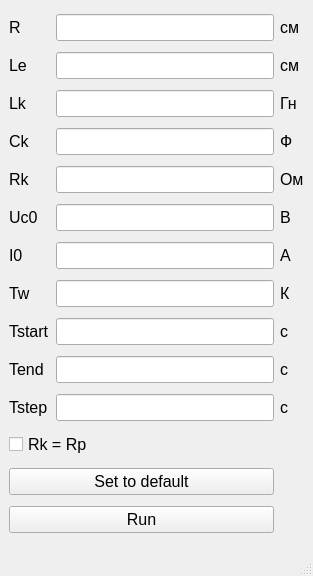
<?xml version="1.0" encoding="UTF-8"?>
<ui version="4.0">
 <class>MainWindow</class>
 <widget class="QMainWindow" name="MainWindow">
  <property name="geometry">
   <rect>
    <x>0</x>
    <y>0</y>
    <width>313</width>
    <height>576</height>
   </rect>
  </property>
  <property name="focusPolicy">
   <enum>Qt::NoFocus</enum>
  </property>
  <property name="windowTitle">
   <string>lab2</string>
  </property>
  <widget class="QWidget" name="centralwidget">
   <property name="focusPolicy">
    <enum>Qt::NoFocus</enum>
   </property>
   <layout class="QGridLayout" name="gridLayout">
    <item row="3" column="1">
     <widget class="QLineEdit" name="lineEdit_ck">
      <property name="font">
       <font>
        <pointsize>12</pointsize>
       </font>
      </property>
     </widget>
    </item>
    <item row="4" column="1">
     <widget class="QLineEdit" name="lineEdit_rk">
      <property name="font">
       <font>
        <pointsize>12</pointsize>
       </font>
      </property>
     </widget>
    </item>
    <item row="4" column="2">
     <widget class="QLabel" name="label_16">
      <property name="font">
       <font>
        <pointsize>12</pointsize>
       </font>
      </property>
      <property name="text">
       <string>Ом</string>
      </property>
     </widget>
    </item>
    <item row="3" column="0">
     <widget class="QLabel" name="label_4">
      <property name="font">
       <font>
        <pointsize>12</pointsize>
       </font>
      </property>
      <property name="text">
       <string>Ck</string>
      </property>
     </widget>
    </item>
    <item row="2" column="0">
     <widget class="QLabel" name="label_3">
      <property name="font">
       <font>
        <pointsize>12</pointsize>
       </font>
      </property>
      <property name="text">
       <string>Lk</string>
      </property>
     </widget>
    </item>
    <item row="3" column="2">
     <widget class="QLabel" name="label_15">
      <property name="font">
       <font>
        <pointsize>12</pointsize>
       </font>
      </property>
      <property name="text">
       <string>Ф</string>
      </property>
     </widget>
    </item>
    <item row="1" column="2">
     <widget class="QLabel" name="label_13">
      <property name="font">
       <font>
        <pointsize>12</pointsize>
       </font>
      </property>
      <property name="text">
       <string>см</string>
      </property>
     </widget>
    </item>
    <item row="1" column="0">
     <widget class="QLabel" name="label_2">
      <property name="font">
       <font>
        <pointsize>12</pointsize>
       </font>
      </property>
      <property name="text">
       <string>Le</string>
      </property>
     </widget>
    </item>
    <item row="12" column="0" colspan="2">
     <widget class="QPushButton" name="set_default_btn">
      <property name="font">
       <font>
        <pointsize>12</pointsize>
       </font>
      </property>
      <property name="text">
       <string>Set to default</string>
      </property>
     </widget>
    </item>
    <item row="6" column="1">
     <widget class="QLineEdit" name="lineEdit_i0">
      <property name="font">
       <font>
        <pointsize>12</pointsize>
       </font>
      </property>
     </widget>
    </item>
    <item row="0" column="2">
     <widget class="QLabel" name="label_12">
      <property name="font">
       <font>
        <pointsize>12</pointsize>
       </font>
      </property>
      <property name="text">
       <string>см</string>
      </property>
     </widget>
    </item>
    <item row="10" column="2">
     <widget class="QLabel" name="label_22">
      <property name="font">
       <font>
        <pointsize>12</pointsize>
       </font>
      </property>
      <property name="text">
       <string>с</string>
      </property>
     </widget>
    </item>
    <item row="8" column="0">
     <widget class="QLabel" name="label_9">
      <property name="font">
       <font>
        <pointsize>12</pointsize>
       </font>
      </property>
      <property name="text">
       <string>Tstart</string>
      </property>
     </widget>
    </item>
    <item row="5" column="0">
     <widget class="QLabel" name="label_6">
      <property name="font">
       <font>
        <pointsize>12</pointsize>
       </font>
      </property>
      <property name="text">
       <string>Uc0</string>
      </property>
     </widget>
    </item>
    <item row="7" column="2">
     <widget class="QLabel" name="label_19">
      <property name="font">
       <font>
        <pointsize>12</pointsize>
       </font>
      </property>
      <property name="text">
       <string>К</string>
      </property>
     </widget>
    </item>
    <item row="7" column="0">
     <widget class="QLabel" name="label_8">
      <property name="font">
       <font>
        <pointsize>12</pointsize>
       </font>
      </property>
      <property name="text">
       <string>Tw</string>
      </property>
     </widget>
    </item>
    <item row="6" column="0">
     <widget class="QLabel" name="label_7">
      <property name="font">
       <font>
        <pointsize>12</pointsize>
       </font>
      </property>
      <property name="text">
       <string>I0</string>
      </property>
     </widget>
    </item>
    <item row="13" column="0" colspan="2">
     <widget class="QPushButton" name="run_button">
      <property name="font">
       <font>
        <pointsize>12</pointsize>
       </font>
      </property>
      <property name="text">
       <string>Run</string>
      </property>
     </widget>
    </item>
    <item row="9" column="2">
     <widget class="QLabel" name="label_21">
      <property name="font">
       <font>
        <pointsize>12</pointsize>
       </font>
      </property>
      <property name="text">
       <string>с</string>
      </property>
     </widget>
    </item>
    <item row="2" column="2">
     <widget class="QLabel" name="label_14">
      <property name="font">
       <font>
        <pointsize>12</pointsize>
       </font>
      </property>
      <property name="text">
       <string>Гн</string>
      </property>
     </widget>
    </item>
    <item row="2" column="1">
     <widget class="QLineEdit" name="lineEdit_lk">
      <property name="font">
       <font>
        <pointsize>12</pointsize>
       </font>
      </property>
     </widget>
    </item>
    <item row="10" column="0">
     <widget class="QLabel" name="label_11">
      <property name="font">
       <font>
        <pointsize>12</pointsize>
       </font>
      </property>
      <property name="text">
       <string>Tstep</string>
      </property>
     </widget>
    </item>
    <item row="9" column="1">
     <widget class="QLineEdit" name="lineEdit_tend">
      <property name="font">
       <font>
        <pointsize>12</pointsize>
       </font>
      </property>
     </widget>
    </item>
    <item row="4" column="0">
     <widget class="QLabel" name="label_5">
      <property name="font">
       <font>
        <pointsize>12</pointsize>
       </font>
      </property>
      <property name="text">
       <string>Rk</string>
      </property>
     </widget>
    </item>
    <item row="0" column="0">
     <widget class="QLabel" name="label">
      <property name="font">
       <font>
        <pointsize>12</pointsize>
       </font>
      </property>
      <property name="text">
       <string>R</string>
      </property>
     </widget>
    </item>
    <item row="10" column="1">
     <widget class="QLineEdit" name="lineEdit_tstep">
      <property name="font">
       <font>
        <pointsize>12</pointsize>
       </font>
      </property>
     </widget>
    </item>
    <item row="9" column="0">
     <widget class="QLabel" name="label_10">
      <property name="font">
       <font>
        <pointsize>12</pointsize>
       </font>
      </property>
      <property name="text">
       <string>Tend</string>
      </property>
     </widget>
    </item>
    <item row="6" column="2">
     <widget class="QLabel" name="label_18">
      <property name="font">
       <font>
        <pointsize>12</pointsize>
       </font>
      </property>
      <property name="text">
       <string>А</string>
      </property>
     </widget>
    </item>
    <item row="7" column="1">
     <widget class="QLineEdit" name="lineEdit_tw">
      <property name="font">
       <font>
        <pointsize>12</pointsize>
       </font>
      </property>
     </widget>
    </item>
    <item row="1" column="1">
     <widget class="QLineEdit" name="lineEdit_le">
      <property name="font">
       <font>
        <pointsize>12</pointsize>
       </font>
      </property>
     </widget>
    </item>
    <item row="11" column="0" colspan="2">
     <widget class="QCheckBox" name="checkBox">
      <property name="font">
       <font>
        <pointsize>12</pointsize>
       </font>
      </property>
      <property name="text">
       <string>Rk = Rp</string>
      </property>
     </widget>
    </item>
    <item row="8" column="1">
     <widget class="QLineEdit" name="lineEdit_tstart">
      <property name="font">
       <font>
        <pointsize>12</pointsize>
       </font>
      </property>
     </widget>
    </item>
    <item row="5" column="2">
     <widget class="QLabel" name="label_17">
      <property name="font">
       <font>
        <pointsize>12</pointsize>
       </font>
      </property>
      <property name="text">
       <string>В</string>
      </property>
     </widget>
    </item>
    <item row="8" column="2">
     <widget class="QLabel" name="label_20">
      <property name="font">
       <font>
        <pointsize>12</pointsize>
       </font>
      </property>
      <property name="text">
       <string>с</string>
      </property>
     </widget>
    </item>
    <item row="0" column="1">
     <widget class="QLineEdit" name="lineEdit_r">
      <property name="font">
       <font>
        <pointsize>12</pointsize>
       </font>
      </property>
     </widget>
    </item>
    <item row="5" column="1">
     <widget class="QLineEdit" name="lineEdit_uc0">
      <property name="font">
       <font>
        <pointsize>12</pointsize>
       </font>
      </property>
     </widget>
    </item>
   </layout>
  </widget>
  <widget class="QMenuBar" name="menubar">
   <property name="geometry">
    <rect>
     <x>0</x>
     <y>0</y>
     <width>313</width>
     <height>20</height>
    </rect>
   </property>
  </widget>
  <widget class="QStatusBar" name="statusbar"/>
 </widget>
 <resources/>
 <connections/>
</ui>
